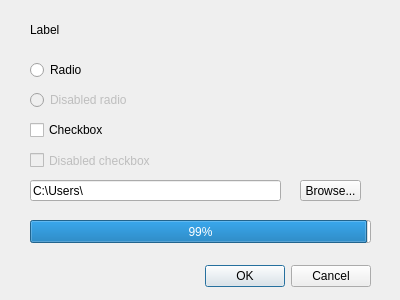
<?xml version="1.0" encoding="UTF-8"?>
<ui version="4.0">
 <class>Practice</class>
 <widget class="QDialog" name="Practice">
  <property name="geometry">
   <rect>
    <x>0</x>
    <y>0</y>
    <width>400</width>
    <height>300</height>
   </rect>
  </property>
  <property name="mouseTracking">
   <bool>false</bool>
  </property>
  <property name="windowTitle">
   <string>Practice</string>
  </property>
  <widget class="QDialogButtonBox" name="buttonBox">
   <property name="geometry">
    <rect>
     <x>30</x>
     <y>260</y>
     <width>341</width>
     <height>32</height>
    </rect>
   </property>
   <property name="orientation">
    <enum>Qt::Horizontal</enum>
   </property>
   <property name="standardButtons">
    <set>QDialogButtonBox::Cancel|QDialogButtonBox::Ok</set>
   </property>
  </widget>
  <widget class="QLabel" name="label">
   <property name="geometry">
    <rect>
     <x>30</x>
     <y>20</y>
     <width>41</width>
     <height>20</height>
    </rect>
   </property>
   <property name="text">
    <string>Label</string>
   </property>
  </widget>
  <widget class="QCheckBox" name="checkBox_2">
   <property name="enabled">
    <bool>false</bool>
   </property>
   <property name="geometry">
    <rect>
     <x>30</x>
     <y>150</y>
     <width>131</width>
     <height>21</height>
    </rect>
   </property>
   <property name="text">
    <string>Disabled checkbox</string>
   </property>
  </widget>
  <widget class="QRadioButton" name="radioButton">
   <property name="enabled">
    <bool>true</bool>
   </property>
   <property name="geometry">
    <rect>
     <x>30</x>
     <y>60</y>
     <width>95</width>
     <height>20</height>
    </rect>
   </property>
   <property name="text">
    <string>Radio</string>
   </property>
  </widget>
  <widget class="QLineEdit" name="lineEdit">
   <property name="geometry">
    <rect>
     <x>30</x>
     <y>180</y>
     <width>251</width>
     <height>21</height>
    </rect>
   </property>
   <property name="text">
    <string>C:\Users\</string>
   </property>
  </widget>
  <widget class="QRadioButton" name="radioButton_2">
   <property name="enabled">
    <bool>false</bool>
   </property>
   <property name="geometry">
    <rect>
     <x>30</x>
     <y>90</y>
     <width>111</width>
     <height>20</height>
    </rect>
   </property>
   <property name="text">
    <string>Disabled radio</string>
   </property>
  </widget>
  <widget class="QCheckBox" name="checkBox">
   <property name="geometry">
    <rect>
     <x>30</x>
     <y>120</y>
     <width>81</width>
     <height>20</height>
    </rect>
   </property>
   <property name="acceptDrops">
    <bool>false</bool>
   </property>
   <property name="text">
    <string>Checkbox</string>
   </property>
  </widget>
  <widget class="QProgressBar" name="progressBar">
   <property name="enabled">
    <bool>true</bool>
   </property>
   <property name="geometry">
    <rect>
     <x>30</x>
     <y>220</y>
     <width>341</width>
     <height>23</height>
    </rect>
   </property>
   <property name="value">
    <number>99</number>
   </property>
  </widget>
  <widget class="QToolButton" name="toolButton">
   <property name="geometry">
    <rect>
     <x>300</x>
     <y>180</y>
     <width>61</width>
     <height>21</height>
    </rect>
   </property>
   <property name="text">
    <string>Browse...</string>
   </property>
  </widget>
 </widget>
 <resources/>
 <connections>
  <connection>
   <sender>buttonBox</sender>
   <signal>accepted()</signal>
   <receiver>Practice</receiver>
   <slot>accept()</slot>
   <hints>
    <hint type="sourcelabel">
     <x>248</x>
     <y>254</y>
    </hint>
    <hint type="destinationlabel">
     <x>157</x>
     <y>274</y>
    </hint>
   </hints>
  </connection>
  <connection>
   <sender>buttonBox</sender>
   <signal>rejected()</signal>
   <receiver>Practice</receiver>
   <slot>reject()</slot>
   <hints>
    <hint type="sourcelabel">
     <x>316</x>
     <y>260</y>
    </hint>
    <hint type="destinationlabel">
     <x>286</x>
     <y>274</y>
    </hint>
   </hints>
  </connection>
 </connections>
</ui>
